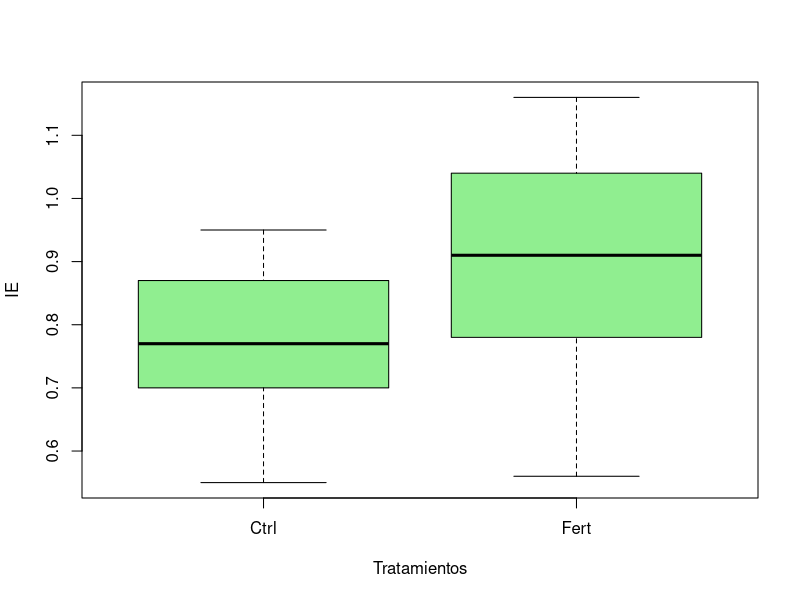

This figure's R source:
#Adriana Concepción Garza Pérez
#1912963
#11/03/2020



vivero <- read.csv("vivero.csv", header =T)

summary(vivero)

 boxplot(vivero$IE ~ vivero$Tratamiento, col="lightgreen",
         xlab = "Tratamientos",ylab= "IE")


# prueba t ----------------------------------------------------------------
t.test(vivero$IE ~ vivero$Tratamiento, var.equal = T)
 
 